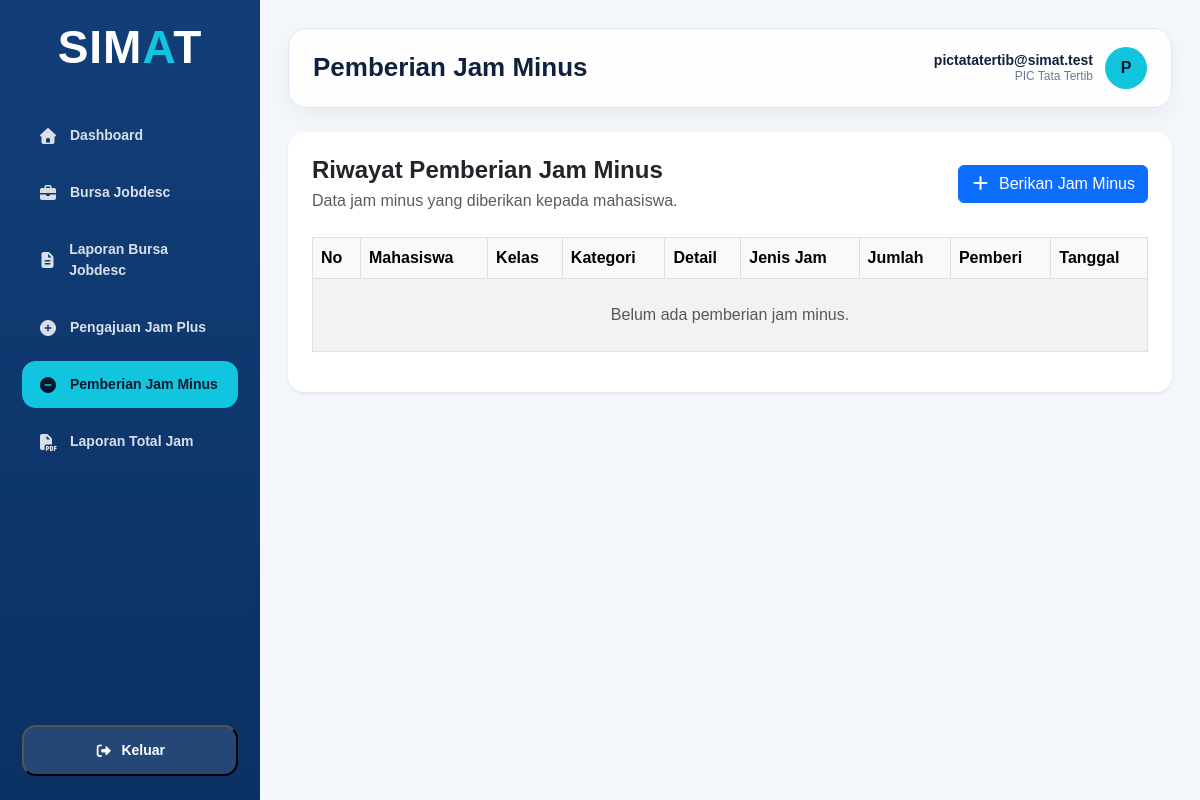
Before: /transaksi/pemberian_jam_minus/index.php (signed in) with the older database file.
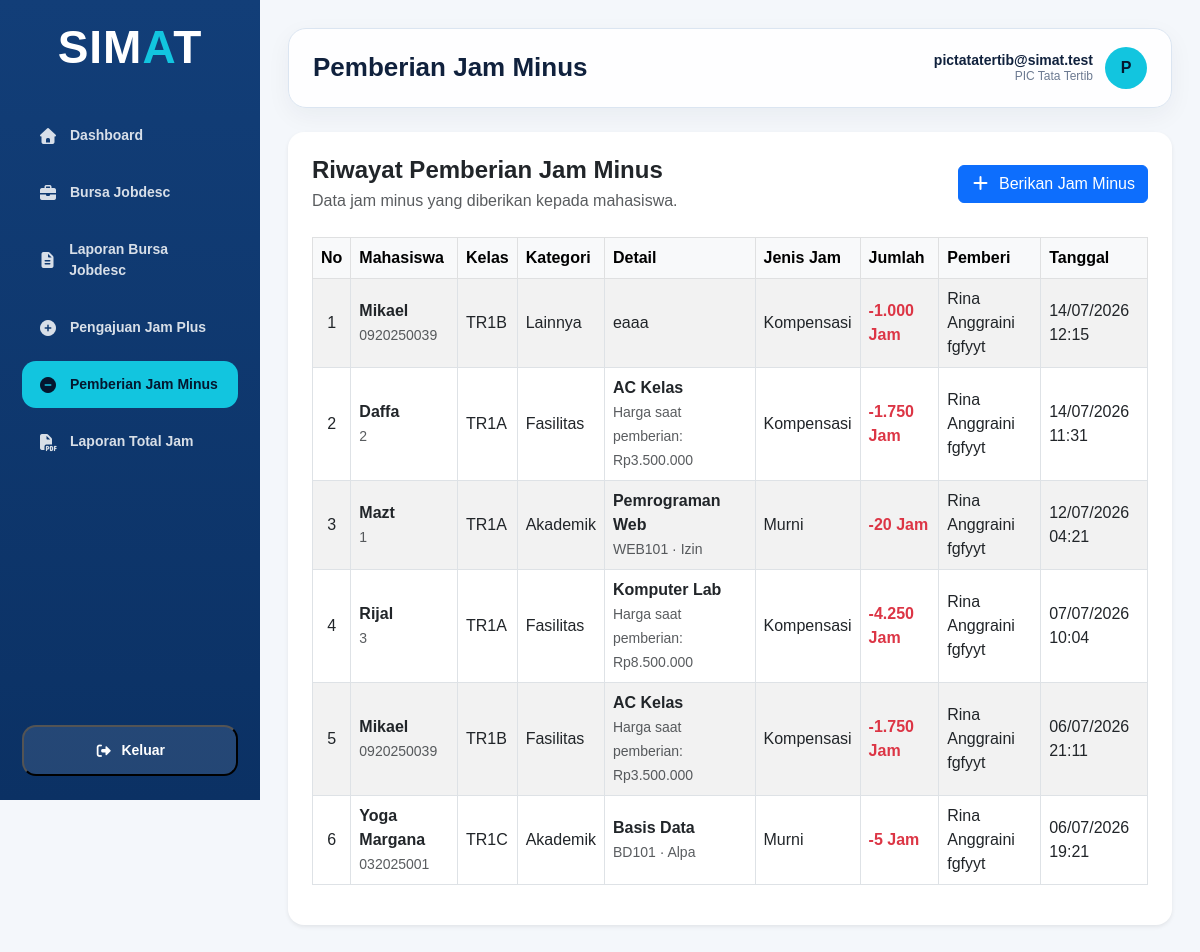
After: the same page with the newer database file.
### tables this page shows
CREATE TABLE `pengguna` (
  `id_pengguna` int(11) NOT NULL,
  `id_mahasiswa` int(11) DEFAULT NULL,
  `id_pengajar` int(11) DEFAULT NULL,
  `username` varchar(50) NOT NULL,
  `password` varchar(255) NOT NULL,
  `role` enum('Mahasiswa','Pengajar','PIC Tata Tertib','PIC Aset Fasilitas','PIC Kemahasiswaan','Kepala Prodi') NOT NULL,
  `status_akun` enum('Aktif','Tidak Aktif') DEFAULT 'Aktif'
);

CREATE TABLE `pemberian_jam_minus` (
  `id_pemberian_jam_minus` int(11) NOT NULL,
  `kategori_pelanggaran` enum('Akademik','Fasilitas','Lainnya') NOT NULL,
  `id_detail_kelas_pada_mata_kuliah` int(11) DEFAULT NULL,
  `keterangan_absensi` enum('Izin','Sakit','Alpa') DEFAULT NULL,
  `id_fasilitas` int(11) DEFAULT NULL,
  `harga_fasilitas_saat_pemberian` decimal(15,2) DEFAULT NULL,
  `nama_pelanggaran` varchar(100) NOT NULL,
  `deskripsi_pelanggaran` text DEFAULT NULL,
  `jumlah_jam_minus` decimal(10,1) NOT NULL,
  `jenis_jam` enum('Murni','Kompensasi') NOT NULL,
  `tanggal_pemberian` datetime NOT NULL
);

CREATE TABLE `mahasiswa` (
  `id_mahasiswa` int(11) NOT NULL,
  `id_kelas` int(11) NOT NULL,
  `id_periode_akademik` int(11) NOT NULL,
  `nim` varchar(20) NOT NULL,
  `nama_mahasiswa` varchar(50) NOT NULL,
  `email` varchar(50) DEFAULT NULL,
  `no_hp` varchar(20) DEFAULT NULL,
  `saldo_jam_minus_murni` decimal(10,1) NOT NULL DEFAULT 0.0,
  `saldo_jam_minus_kompensasi` decimal(10,1) NOT NULL DEFAULT 0.0,
  `saldo_jam_plus_murni` decimal(10,1) NOT NULL DEFAULT 0.0,
  `saldo_jam_plus_kompensasi` decimal(10,1) NOT NULL DEFAULT 0.0,
  `status_mahasiswa` enum('Aktif','Tidak Aktif','Lulus','Cuti') DEFAULT 'Aktif'
);

CREATE TABLE `kelas` (
  `id_kelas` int(11) NOT NULL,
  `nama_kelas` varchar(5) NOT NULL,
  `tingkat` enum('1','2','3','4') NOT NULL,
  `jumlah_mahasiswa` int(11) DEFAULT 0,
  `status_kelas` enum('Aktif','Tidak Aktif') DEFAULT 'Aktif'
);

CREATE TABLE `fasilitas` (
  `id_fasilitas` int(11) NOT NULL,
  `nama_fasilitas` varchar(50) NOT NULL,
  `harga` decimal(15,2) DEFAULT 0.00,
  `status_fasilitas` enum('Aktif','Tidak Aktif') DEFAULT 'Aktif',
  `tanggal_pendataan` datetime NOT NULL
);

CREATE TABLE `mata_kuliah` (
  `id_matakuliah` int(11) NOT NULL,
  `nama_mata_kuliah` varchar(30) NOT NULL,
  `kode_mata_kuliah` varchar(10) NOT NULL,
  `sks` int(11) NOT NULL,
  `semester` enum('1','2','3','4','5','6','7','8') NOT NULL,
  `status_mata_kuliah` enum('Aktif','Tidak Aktif') DEFAULT 'Aktif'
);

### config/function.php (called while the page is built, shortened)
<?php
function aman($data)
{
    return htmlspecialchars($data ?? '', ENT_QUOTES, 'UTF-8');
}
function ambil_data_procedure($koneksi, $sql)
{
    $data = [];
    $query = mysqli_query($koneksi, $sql);
    if ($query) {
        while ($row = mysqli_fetch_assoc($query)) {
            $data[] = $row;
        }
    }
    return $data;
}
function format_jam($nilai)
{
    $hasil = number_format((float) $nilai, 2, ',', '.');
    $hasil = rtrim($hasil, '0');
    return rtrim($hasil, ',');
}
?>

### includes/auth_dashboard.php (called while the page is built, shortened)
<?php
require_once __DIR__ . '/../config/function.php';
$stmt_session = mysqli_prepare($koneksi, "CALL usp_validasi_session_pengguna(?)");
if ($stmt_session) {
    $id_session = (int) $_SESSION['id_pengguna'];
    mysqli_stmt_bind_param($stmt_session, 'i', $id_session);
    if (mysqli_stmt_execute($stmt_session)) {
        $hasil_session = mysqli_stmt_get_result($stmt_session);
    }
}
?>

### transaksi/pemberian_jam_minus/index.php (the view, shortened to what the changed rows need)
<?php
require_once "../../config/koneksi.php";
require_once "../../config/function.php";
require_once "../../includes/auth_dashboard.php";
$data_pemberian = ambil_data_procedure(
    $koneksi,
    "CALL usp_select_pemberian_jam_minus()"
);
require_once "../../includes/dashboard_header.php";
?>
<main class="main-content">
    <div class="topbar">
        <h1 class="page-title">
            Pemberian Jam Minus
        </h1>
        <div class="user-info">
            <div class="user-detail">
                <div class="user-name">
                    <?= aman($_SESSION['username']); ?>
                </div>
                <div class="user-role">
                    <?= aman($_SESSION['role']); ?>
                </div>
            </div>
        </div>
    </div>
    <div class="content-wrapper">
        <div class="card border-0 shadow-sm rounded-4">
            <div class="card-body p-4">
                <div class="table-responsive">
                    <table
                        id="myTable"
                        class="
                            table
                            table-hover
                            table-bordered
                            table-striped
                            align-middle
                        "
                    >
                        <thead class="table-light">
                            <tr>
                                <th>No</th>
                                <th>Mahasiswa</th>
                                <th>Kelas</th>
                                <th>Kategori</th>
                                <th>Detail</th>
                                <th>Jenis Jam</th>
                                <th>Jumlah</th>
                                <th>Pemberi</th>
                                <th>Tanggal</th>
                            </tr>
                        </thead>
                        <tbody>
                        <?php if (
                            count($data_pemberian) > 0
                        ) { ?>
                            <?php $no = 1; ?>
                            <?php foreach (
                                $data_pemberian as $row
                            ) { ?>
                                <tr>
                                    <td class="text-center">
                                        <?= $no++; ?>
                                    </td>
                                    <td>
                                        <div class="fw-semibold">
                                            <?= aman(
                                                $row[
                                                    'nama_mahasiswa'
                                                ]
                                            ); ?>
                                        </div>
                                        <small class="text-muted">
                                            <?= aman(
                                                $row['nim']
                                            ); ?>
                                        </small>
                                    </td>
                                    <td>
                                        <?= aman(
                                            $row['nama_kelas']
                                        ); ?>
                                    </td>
                                    <td>
                                        <?= aman(
                                            $row[
                                                'kategori_pelanggaran'
                                            ]
                                        ); ?>
                                    </td>
                                    <td>
                                    <?php if (
                                        $row[
                                            'kategori_pelanggaran'
                                        ] === 'Akademik'
                                    ) { ?>
                                        <div class="fw-semibold">
                                            <?= aman(
                                                $row[
                                                    'nama_mata_kuliah'
                                                ]
                                            ); ?>
                                        </div>
                                        <small class="text-muted">
                                            <?= aman(
                                                $row[
                                                    'kode_mata_kuliah'
                                                ]
                                            ); ?>
                                            ·
                                            <?= aman(
                                                $row[
                                                    'keterangan_absensi'
                                                ]
                                            ); ?>
                                        </small>
                                    <?php } elseif (
                                        $row[
                                            'kategori_pelanggaran'
                                        ] === 'Fasilitas'
                                    ) { ?>
                                        <div class="fw-semibold">
                                            <?= aman(
                                                $row[
                                                    'nama_fasilitas'
                                                ]
                                            ); ?>
                                        </div>
                                        <small class="text-muted">
                                            Harga saat pemberian:
                                            Rp<?= number_format(
                                                (float) $row['harga_fasilitas_saat_pemberian'],
                                                    0,',','.'
                                            ); ?>
                                        </small>
                                    <?php } else { ?>
                                        <?= nl2br(
                                            aman(
                                                $row[
                                                    'deskripsi_pelanggaran'
                                                ]
                                            )
                                        ); ?>
                                    <?php } ?>
                                    </td>
                                    <td>
                                        <?= aman(
                                            $row['jenis_jam']
                                        ); ?>
                                    </td>
                                    <td class="fw-bold text-danger">
                                        -<?= format_jam($row['jumlah_jam_minus']); ?> Jam
                                    </td>
                                    <td>
                                        <?= aman(
                                            $row['nama_pemberi']
                                        ); ?>
                                    </td>
                                    <td>
                                        <?= date(
                                            'd/m/Y H:i',
                                            strtotime(
                                                $row[
                                                    'tanggal_pemberian'
                                                ]
                                            )
                                        ); ?>
                                    </td>
                                </tr>
                            <?php } ?>
                        <?php } else { ?>
                            <tr>
                                <td
                                    colspan="9"
                                    class="
                                        text-center
                                        text-muted
                                        py-4
                                    "
                                >
                                    Belum ada pemberian jam minus.
                                </td>
                            </tr>
                        <?php } ?>
                        </tbody>
                    </table>
                </div>
            </div>
        </div>
    </div>
</main>
<?php
require_once "../../includes/dashboard_footer.php";
?>

Changed rows visible on the page:
no longer on this page (row unchanged): pengguna: role "PIC Tata Tertib"
added pemberian_jam_minus: mahasiswa.nama_mahasiswa "Mikael", mahasiswa.nim "0920250039", kelas.nama_kelas "TR1B", kategori_pelanggaran "Lainnya", deskripsi_pelanggaran "eaaa", jenis_jam "Kompensasi", jumlah_jam_minus "1.000", nama_pemberi "Rina Anggraini fgfyyt", tanggal_pemberian "14/07/2026 12:15"
added pemberian_jam_minus: mahasiswa.nama_mahasiswa "Daffa", mahasiswa.nim "2", kelas.nama_kelas "TR1A", kategori_pelanggaran "Fasilitas", id_fasilitas.nama_fasilitas "AC Kelas", harga_fasilitas_saat_pemberian "3.500.000", jenis_jam "Kompensasi", jumlah_jam_minus "1.750", nama_pemberi "Rina Anggraini fgfyyt", tanggal_pemberian "14/07/2026 11:31"
added pemberian_jam_minus: mahasiswa.nama_mahasiswa "Mazt", mahasiswa.nim "1", kelas.nama_kelas "TR1A", kategori_pelanggaran "Akademik", mata_kuliah.nama_mata_kuliah "Pemrograman Web", mata_kuliah.kode_mata_kuliah "WEB101", keterangan_absensi "Izin", jenis_jam "Murni", jumlah_jam_minus "20", nama_pemberi "Rina Anggraini fgfyyt", tanggal_pemberian "12/07/2026 04:21"
added pemberian_jam_minus: mahasiswa.nama_mahasiswa "Rijal", mahasiswa.nim "3", kelas.nama_kelas "TR1A", kategori_pelanggaran "Fasilitas", id_fasilitas.nama_fasilitas "Komputer Lab", harga_fasilitas_saat_pemberian "8.500.000", jenis_jam "Kompensasi", jumlah_jam_minus "4.250", nama_pemberi "Rina Anggraini fgfyyt", tanggal_pemberian "07/07/2026 10:04"
added pemberian_jam_minus: mahasiswa.nama_mahasiswa "Mikael", mahasiswa.nim "0920250039", kelas.nama_kelas "TR1B", kategori_pelanggaran "Fasilitas", id_fasilitas.nama_fasilitas "AC Kelas", harga_fasilitas_saat_pemberian "3.500.000", jenis_jam "Kompensasi", jumlah_jam_minus "1.750", nama_pemberi "Rina Anggraini fgfyyt", tanggal_pemberian "06/07/2026 21:11"
added pemberian_jam_minus: mahasiswa.nama_mahasiswa "Yoga Margana", mahasiswa.nim "032025001", kelas.nama_kelas "TR1C", kategori_pelanggaran "Akademik", mata_kuliah.nama_mata_kuliah "Basis Data", mata_kuliah.kode_mata_kuliah "BD101", keterangan_absensi "Alpa", jenis_jam "Murni", jumlah_jam_minus "5", nama_pemberi "Rina Anggraini fgfyyt", tanggal_pemberian "06/07/2026 19:21"
Other visible differences:
aman($_SESSION['role']): (not shown) → "PIC Tata Tertib"
text no longer shown: "Belum ada pemberian jam minus."
